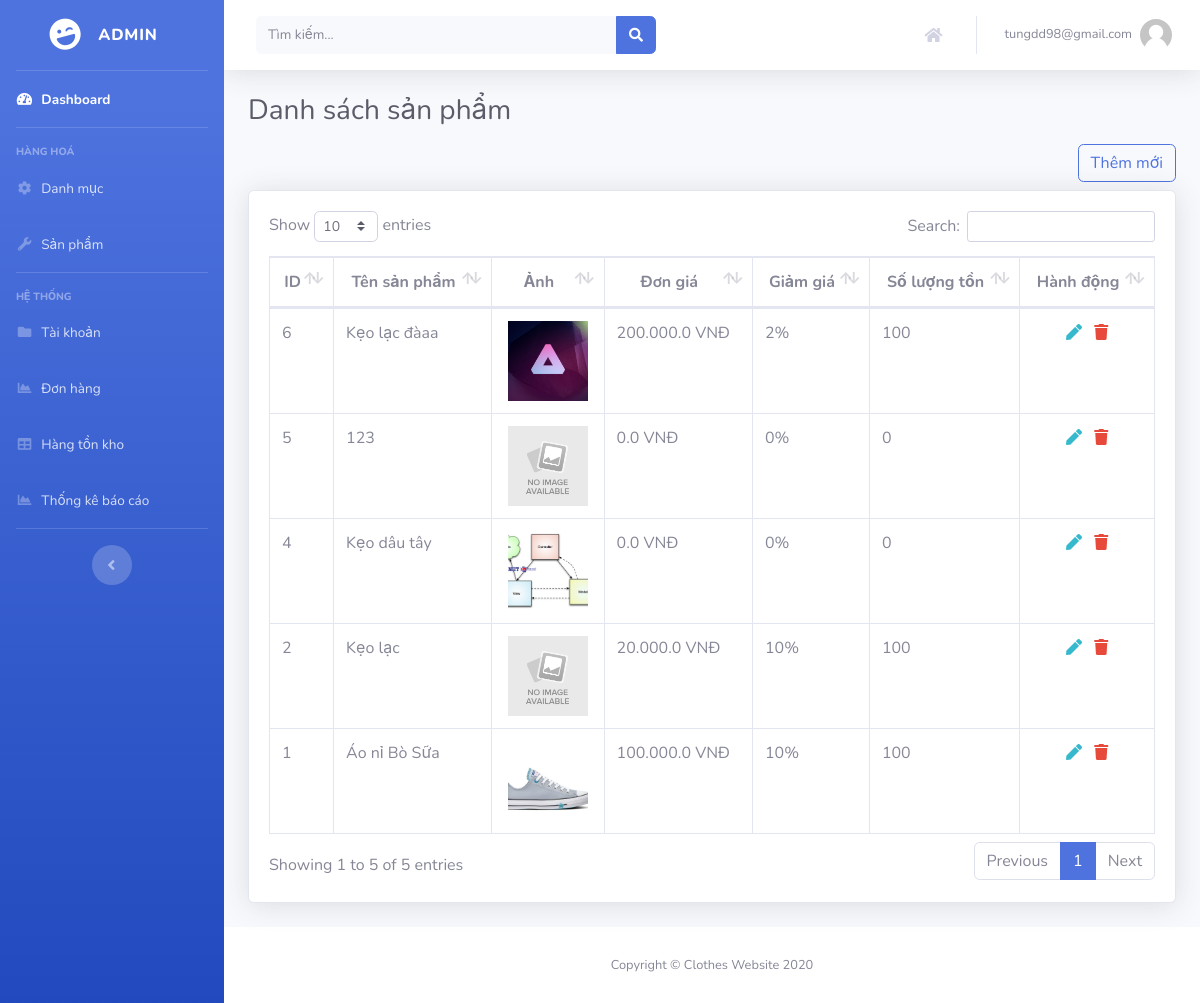
Page /admin/product (signed in) on the committed database.
### tables this page shows
CREATE TABLE `products` (
  `id` int(11) NOT NULL,
  `category_id` int(11) DEFAULT NULL,
  `title` varchar(255) DEFAULT NULL,
  `description` text DEFAULT NULL,
  `content` text DEFAULT NULL,
  `price` float DEFAULT 0,
  `sale` float DEFAULT 0,
  `quantity` int(11) DEFAULT 0,
  `thumbnail` varchar(255) DEFAULT NULL,
  `images` text DEFAULT NULL,
  `created_at` timestamp NOT NULL DEFAULT current_timestamp()
);

### controller/BaseController.php (called while the page is built, shortened)
<?php
class BaseController
{
    public function loadView($_view, $var)
    {
        $this->view = $_view;
        include "view/{$this->view}.php";
        $this->content = ob_get_contents();
    }
    public function setTemplate($_template, $var = [])
    {
        $this->template = $_template;
        include "view/{$this->template}.php";
    }
}

### model/Model.php (called while the page is built, shortened)
<?php
$db = mysqli_connect($hostname, $username, $password, $database);
mysqli_set_charset($db, "UTF8");
class Model
{
    public function _getListAll($sql)
    {
        global $db;
        $result = mysqli_query($db, $sql);
        $arr = array();
        while ($rows = mysqli_fetch_object($result)) {
            $arr[] = $rows;
        }
        return $arr;
    }
}

### model/ProductModel.php (called while the page is built, shortened)
<?php
class ProductModel extends Model
{
    public $table = 'products';
    public function getListAll()
    {
        $result = parent::_getListAll("Select * from `$this->table` order by created_at DESC");
        return $result;
    }
}

### helper/index.php (called while the page is built, shortened)
<?php
function textTrundate($str, $limit = 20)
{
    if (strlen($str) <= $limit) {
        return $str;
    }
    return mb_substr($str, 0, $limit - 3, 'UTF-8') . '...';
}

### config.php (called while the page is built, shortened)
<?php
$APP_URL = "http://localhost/clothes";

### view/admin/product/index.php (the view, shortened to what this page needs)
<head>
    <link href="public/backend/vendor/datatables/dataTables.bootstrap4.min.css" rel="stylesheet">
</head>
<div class="container-fluid">
    <h1 class="h3 mb-2 text-gray-800">Danh sách sản phẩm</h1>
    <div class="d-flex justify-content-end py-2">
        <a href="admin/product/add" class="btn btn-outline-primary">Thêm mới</a>
    </div>
    <div class="card shadow mb-4">
        <div class="card-body">
            <div class="table-responsive">
                <table class="table table-bordered" id="dataTable" width="100%" cellspacing="0">
                    <thead>
                        <tr class="text-center">
                            <th>ID</th>
                            <th>Tên sản phẩm</th>
                            <th>Ảnh </th>
                            <th>Đơn giá</th>
                            <th>Giảm giá</th>
                            <th>Số lượng tồn</th>
                            <th>Hành động</th>
                        </tr>
                    </thead>
                    <tbody>
                        <?php foreach($data as $key => $val) { ?>
                        <tr>
                            <td><?php echo $val->id ?></td>
                            <td><?php echo textTrundate($val->title, 20) ?></td>
                            <td class="text-center">
                                <?php if(file_exists("public/upload/product/" . $val->thumbnail) && !empty($val->thumbnail)) { ?>
                                <img src="public/upload/product/<?php echo $val->thumbnail; ?>"
                                    style="width: 80px; height: 80px; object-fit: cover">
                                <?php } else {; ?>
                                <img src="public/upload/no-image.jpg"
                                    style="width: 80px; height: 80px; object-fit: cover">
                                <?php } ?>
                            </td>
                            <td><?php echo number_format($val->price, 1, ".", "."); ?> VNĐ</td>
                            <td><?php echo $val->sale ?>%</td>
                            <td><?php echo $val->quantity ?></td>
                            <td class="text-center">
                                <a href="admin/product/edit/<?php echo $val->id ?>" class="text-info px-1"><i
                                        class="fa fa-pen"></i></a>
                                <a href="javascript:;" class="text-danger px-1"><i class="fa fa-trash"
                                        onclick="deleteItem(<?php echo $val->id ?>, 'product')"></i></a>
                            </td>
                        </tr>
                        <?php }; ?>
                    </tbody>
                </table>
            </div>
        </div>
    </div>
</div>

### admin.php (shortened to what this page needs)
<?php
include_once "config.php";
include_once "controller/BaseController.php";
include_once "model/Model.php";
include_once "helper/index.php";
if (isset($_SESSION["email"]) == false) {
    include_once "controller/auth/LoginController.php";
    new LoginController();
} else {
    $controller = isset($_GET["controller"]) ? $_GET["controller"] : "";
    $type = isset($_GET["type"]) ? $_GET["type"] : "";
    if($type == 'auth') {
        $controller = "controller/auth/{$controller}Controller.php";
    } else {
        $controller = "controller/admin/{$controller}Controller.php";
    }
    if (file_exists($controller)) {
        new $controller_class();
    } else {
        include_once "controller/AdminController.php";
        new AdminController();
    }
}

### controller/admin/ProductController.php (shortened to what this page needs)
<?php
include_once "model/ProductModel.php";
class ProductController extends BaseController
{
    public $model;
    public $linkUrl = "admin/product";
    public function __construct()
    {
        $this->model = new ProductModel();
        $action = isset($_GET['action']) ? $_GET['action'] : '';
        switch ($action) {
            default:
                $this->getList();
                break;
        }
    }
    public function getList()
    {
        $data = $this->model->getListAll();
        $result = array(
            'data' => $data,
        );
        $this->loadView("$this->linkUrl/index", $result);
        $this->setTemplate("base/admin/index");
    }
}

### view/base/admin/index.php (shortened to what this page needs)
<!DOCTYPE html>
<html lang="en">
<head>
    <?php global $APP_URL; ?>
    <?php $COMPONENT_URL = "view/base/admin/components/" ?>
    <link href="public/backend/vendor/fontawesome-free/css/all.min.css" rel="stylesheet" type="text/css">
    <link href="public/backend/css/sb-admin-2.min.css" rel="stylesheet">
</head>
<body id="page-top">
    <div id="wrapper">
        <?php include "{$COMPONENT_URL}/sidebar.php"; ?>
        <div id="content-wrapper" class="d-flex flex-column">
            <div>
                <?php include "{$COMPONENT_URL}/topnav.php"; ?>
                <?php echo $this->content; ?>
            </div>
            <?php include "{$COMPONENT_URL}/footer.php"; ?>
        </div>
    </div>
</body>
</html>

### view/base/admin/components/sidebar.php
<ul class="navbar-nav bg-gradient-primary sidebar sidebar-dark accordion" id="accordionSidebar">
    <a class="sidebar-brand d-flex align-items-center justify-content-center" href="index.html">
        <div class="sidebar-brand-icon rotate-n-15">
            <i class="fas fa-laugh-wink"></i>
        </div>
        <div class="sidebar-brand-text mx-3">Admin</div>
    </a>
    <hr class="sidebar-divider my-0">
    <li class="nav-item active">
        <a class="nav-link" href="admin">
            <i class="fas fa-fw fa-tachometer-alt"></i>
            <span>Dashboard</span></a>
    </li>
    <hr class="sidebar-divider">
    <div class="sidebar-heading">
        Hàng hoá
    </div>
    <li class="nav-item">
        <a class="nav-link" href="admin/category">
            <i class="fas fa-fw fa-cog"></i>
            <span>Danh mục</span></a>
    </li>
    <li class="nav-item">
        <a class="nav-link" href="admin/product">
            <i class="fas fa-fw fa-wrench"></i>
            <span>Sản phẩm</span></a>
    </li>
    <hr class="sidebar-divider">
    <div class="sidebar-heading">
        Hệ thống
    </div>
    <li class="nav-item">
        <a class="nav-link" href="admin/user">
            <i class="fas fa-fw fa-folder"></i>
            <span>Tài khoản</span></a>
    </li>
    <li class="nav-item">
        <a class="nav-link" href="admin/order">
            <i class="fas fa-fw fa-chart-area"></i>
            <span>Đơn hàng</span></a>
    </li>
    <li class="nav-item">
        <a class="nav-link" href="tables.html">
            <i class="fas fa-fw fa-table"></i>
            <span>Hàng tồn kho</span></a>
    </li>
    <li class="nav-item">
        <a class="nav-link" href="charts.html">
            <i class="fas fa-fw fa-chart-area"></i>
            <span>Thống kê báo cáo</span></a>
    </li>
    <hr class="sidebar-divider d-none d-md-block">
    <div class="text-center d-none d-md-inline">
        <button class="rounded-circle border-0" id="sidebarToggle"></button>
    </div>
</ul>

### view/base/admin/components/topnav.php (shortened to what this page needs)
<nav class="navbar navbar-expand navbar-light bg-white topbar mb-4 static-top shadow">
    <form class="d-none d-sm-inline-block form-inline mr-auto ml-md-3 my-2 my-md-0 mw-100 navbar-search">
        <div class="input-group">
            <input type="text" class="form-control bg-light border-0 small" placeholder="Tìm kiếm..."
                aria-label="Search" aria-describedby="basic-addon2">
            <div class="input-group-append">
                <button class="btn btn-primary" type="button">
                    <i class="fas fa-search fa-sm"></i>
                </button>
            </div>
        </div>
    </form>
    <ul class="navbar-nav ml-auto">
        <li class="nav-item dropdown no-arrow mx-1">
            <a class="nav-link" href="<?php echo $APP_URL; ?>" role="button" title="Home">
                <i class="fas fa-home fa-fw"></i>
            </a>
        </li>
        <li class="nav-item dropdown no-arrow">
            <a class="nav-link dropdown-toggle" href="#" id="userDropdown" role="button" data-toggle="dropdown"
                aria-haspopup="true" aria-expanded="false">
                <span class="mr-2 d-none d-lg-inline text-gray-600 small"><?php echo $_SESSION['email'] ?></span>
                <img class="img-profile rounded-circle" src="public/upload/no-avatar.png">
            </a>
        </li>
    </ul>
</nav>

### view/base/admin/components/footer.php
<footer class="sticky-footer bg-white">
    <div class="container my-auto">
        <div class="copyright text-center my-auto">
            <span>Copyright &copy; Clothes Website 2020</span>
        </div>
    </div>
</footer>

### rows in the picture
products: id "6", title "Kẹo lạc đàaa", thumbnail (picture), price "200.000.0", sale "2", quantity "100"
products: id "5", title "123", price "0.0", sale "0", quantity "0"
products: id "4", title "Kẹo dâu tây", thumbnail (picture), price "0.0", sale "0", quantity "0"
products: id "2", title "Kẹo lạc", price "20.000.0", sale "10", quantity "100"
products: id "1", title "Áo nỉ Bò Sữa", thumbnail (picture), price "100.000.0", sale "10", quantity "100"

### other values in the picture
$_SESSION['email'] "tungdd98@gmail.com"
